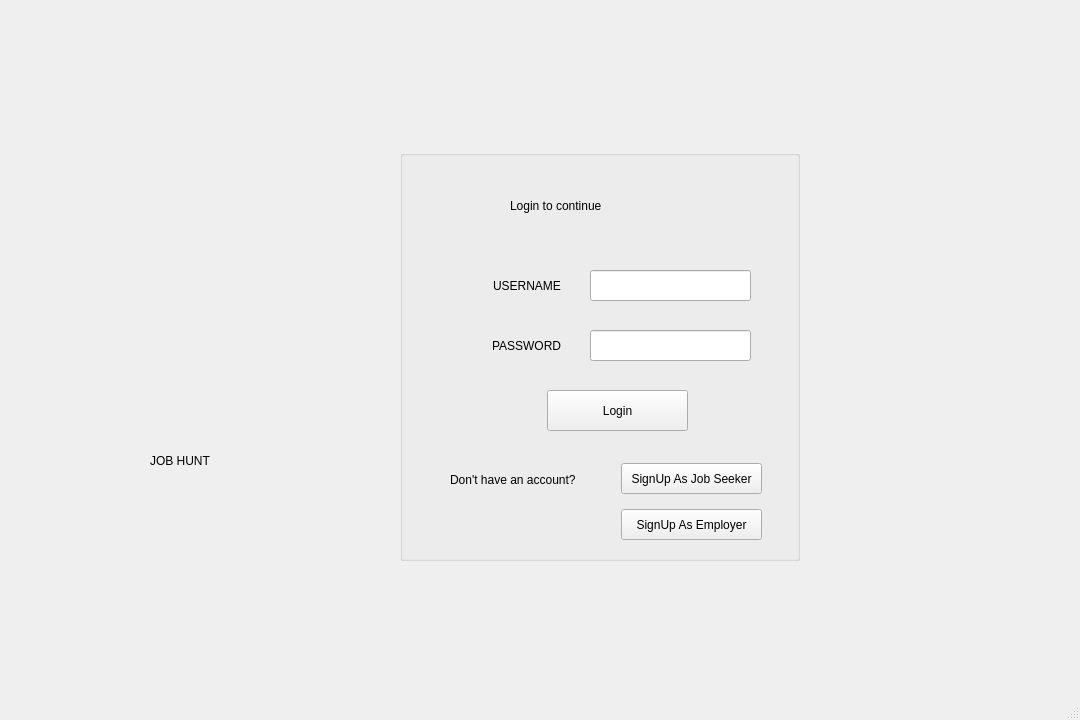
<?xml version="1.0" encoding="UTF-8"?>
<ui version="4.0">
 <class>MainWindow</class>
 <widget class="QMainWindow" name="MainWindow">
  <property name="geometry">
   <rect>
    <x>0</x>
    <y>0</y>
    <width>1080</width>
    <height>720</height>
   </rect>
  </property>
  <property name="windowTitle">
   <string>MainWindow</string>
  </property>
  <widget class="QWidget" name="centralwidget">
   <widget class="QGroupBox" name="groupBox">
    <property name="geometry">
     <rect>
      <x>400</x>
      <y>150</y>
      <width>400</width>
      <height>411</height>
     </rect>
    </property>
    <property name="title">
     <string/>
    </property>
    <widget class="QLineEdit" name="lineEdit_username">
     <property name="geometry">
      <rect>
       <x>190</x>
       <y>120</y>
       <width>161</width>
       <height>31</height>
      </rect>
     </property>
    </widget>
    <widget class="QPushButton" name="pushButton_signup">
     <property name="geometry">
      <rect>
       <x>221</x>
       <y>313</y>
       <width>141</width>
       <height>31</height>
      </rect>
     </property>
     <property name="text">
      <string>SignUp As Job Seeker</string>
     </property>
    </widget>
    <widget class="QLabel" name="label_3">
     <property name="geometry">
      <rect>
       <x>53</x>
       <y>180</y>
       <width>31</width>
       <height>31</height>
      </rect>
     </property>
     <property name="text">
      <string/>
     </property>
    </widget>
    <widget class="QPushButton" name="pushButton_login">
     <property name="geometry">
      <rect>
       <x>147</x>
       <y>240</y>
       <width>141</width>
       <height>41</height>
      </rect>
     </property>
     <property name="text">
      <string>Login</string>
     </property>
    </widget>
    <widget class="QLineEdit" name="lineEdit_password">
     <property name="geometry">
      <rect>
       <x>190</x>
       <y>180</y>
       <width>161</width>
       <height>31</height>
      </rect>
     </property>
     <property name="echoMode">
      <enum>QLineEdit::Password</enum>
     </property>
    </widget>
    <widget class="QLabel" name="label_password">
     <property name="geometry">
      <rect>
       <x>92</x>
       <y>180</y>
       <width>81</width>
       <height>31</height>
      </rect>
     </property>
     <property name="text">
      <string>PASSWORD</string>
     </property>
     <property name="buddy">
      <cstring>lineEdit_password</cstring>
     </property>
    </widget>
    <widget class="QLabel" name="label_2">
     <property name="geometry">
      <rect>
       <x>50</x>
       <y>120</y>
       <width>31</width>
       <height>31</height>
      </rect>
     </property>
     <property name="text">
      <string/>
     </property>
    </widget>
    <widget class="QLabel" name="label_s">
     <property name="geometry">
      <rect>
       <x>50</x>
       <y>320</y>
       <width>141</width>
       <height>20</height>
      </rect>
     </property>
     <property name="text">
      <string>Don't have an account?</string>
     </property>
    </widget>
    <widget class="QLabel" name="label_username">
     <property name="geometry">
      <rect>
       <x>93</x>
       <y>120</y>
       <width>81</width>
       <height>31</height>
      </rect>
     </property>
     <property name="text">
      <string>USERNAME</string>
     </property>
     <property name="buddy">
      <cstring>lineEdit_username</cstring>
     </property>
    </widget>
    <widget class="QLabel" name="label_header">
     <property name="geometry">
      <rect>
       <x>110</x>
       <y>40</y>
       <width>181</width>
       <height>31</height>
      </rect>
     </property>
     <property name="text">
      <string>Login to continue </string>
     </property>
    </widget>
    <widget class="QPushButton" name="pushButton_signupemp">
     <property name="geometry">
      <rect>
       <x>221</x>
       <y>359</y>
       <width>141</width>
       <height>31</height>
      </rect>
     </property>
     <property name="text">
      <string>SignUp As Employer</string>
     </property>
    </widget>
   </widget>
   <widget class="QLabel" name="label_pic">
    <property name="geometry">
     <rect>
      <x>120</x>
      <y>150</y>
      <width>261</width>
      <height>321</height>
     </rect>
    </property>
    <property name="text">
     <string/>
    </property>
   </widget>
   <widget class="QLabel" name="label_jh">
    <property name="geometry">
     <rect>
      <x>150</x>
      <y>440</y>
      <width>211</width>
      <height>41</height>
     </rect>
    </property>
    <property name="text">
     <string>JOB HUNT</string>
    </property>
   </widget>
  </widget>
  <widget class="QMenuBar" name="menubar">
   <property name="geometry">
    <rect>
     <x>0</x>
     <y>0</y>
     <width>1080</width>
     <height>17</height>
    </rect>
   </property>
  </widget>
  <widget class="QStatusBar" name="statusbar"/>
 </widget>
 <resources/>
 <connections/>
</ui>
